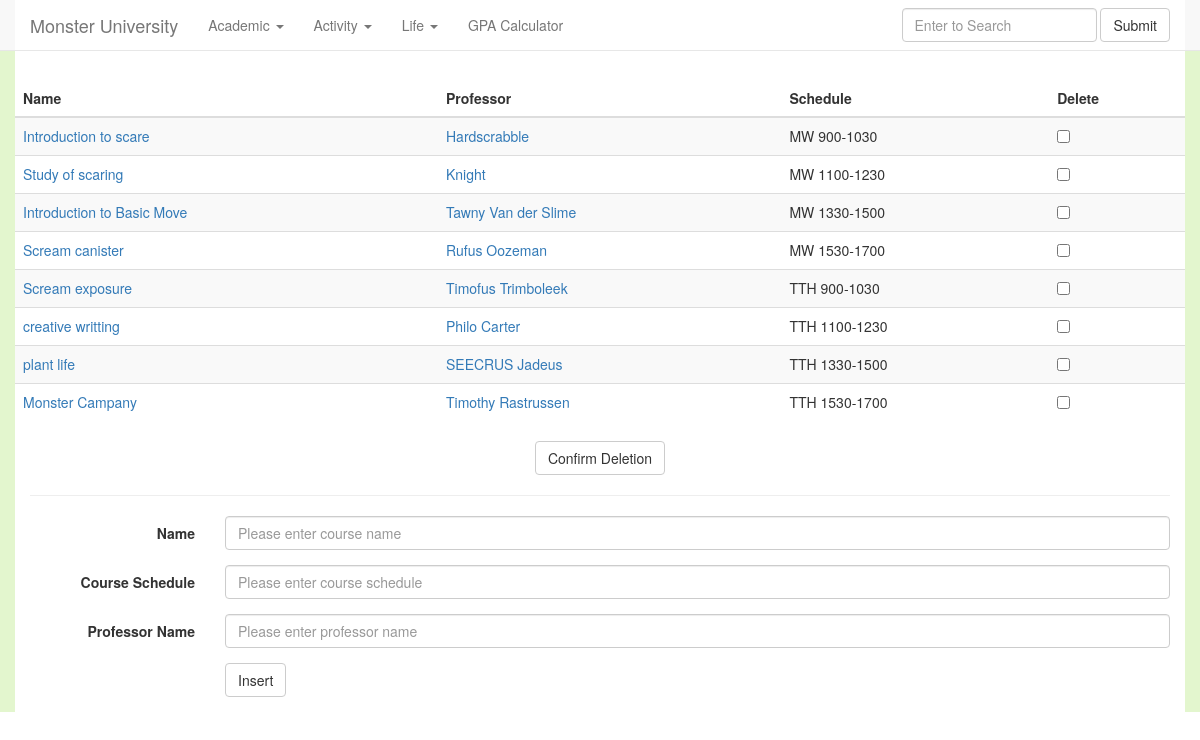
The page /course on the database its author committed.
### tables this page shows
CREATE TABLE "Course" (
	`CourseId`	INTEGER PRIMARY KEY AUTOINCREMENT,
	`Name`	TEXT,
	`ProfessorId`	INTEGER,
	`Schedule`	TEXT
);

CREATE TABLE "Professor" (
	`ProfessorId`	INTEGER,
	`Name`	TEXT,
	`Title`	TEXT,
	`Teaching`	TEXT,
	`Publication`	TEXT,
	`Projects`	TEXT,
	`Research`	TEXT,
	PRIMARY KEY(ProfessorId)
);

### chinook.py (the view)
@app.route('/course')
def show_course():
    courses = g.db.execute('SELECT course.Name,course.schedule,professor.name FROM course,professor where course.professorid = professor.professorid')
    courses = courses.fetchall()
    return render_template('show_courses.html', courses=courses)

### chinook.py (called while the page is built)
def connect_db():
    return sqlite3.connect(app.config['DATABASE'])

@app.before_request
def before_request():
    g.db = connect_db()

@app.teardown_request
def teardown_request(exception):
    db = getattr(g, 'db', None)
    if db is not None:
        db.close()

### templates/show_courses.html (shortened to what this page needs)
<!doctype html>
<html>
<head>
   <link href="http://apps.bdimg.com/libs/bootstrap/3.3.0/css/bootstrap.min.css" rel="stylesheet">
            <link href="http://cdnjs.cloudflare.com/ajax/libs/toastr.js/latest/css/toastr.css" rel="stylesheet"/>
</head>
<body>
    <div style="background-color:#E3F6CE">
  <div class="container" style="background-color:white">
<nav class="navbar navbar-default navbar-fixed-top" role="navigation">
          <div class="container" style="background-color:white">
   <div class="navbar-header">
      <a class="navbar-brand" href="/">Monster University</a>
   </div>
   <div>
      <ul class="nav navbar-nav">
         <li class="dropdown">
            <a href="#" class="dropdown-toggle" data-toggle="dropdown">
               Academic <b class="caret"></b>
            </a>
         </li>
             <li class="dropdown">
            <a href="#" class="dropdown-toggle" data-toggle="dropdown">
               Activity <b class="caret"></b>
            </a>
         </li>
         <li class="dropdown">
            <a href="#" class="dropdown-toggle" data-toggle="dropdown">
               Life <b class="caret"></b>
            </a>
         </li>
          <li><a href="/gpahome">GPA Calculator</a></li>
      </ul>
   </div>
  <link rel="stylesheet" href="http://code.jquery.com/ui/1.11.4/themes/smoothness/jquery-ui.css">
      <form class="navbar-form navbar-right search" action="/search"  method=post role="search">
        <div class="form-group">
          <input type="text" class="form-control" name=searchbox placeholder="Enter to Search" id="search_word">
        </div>
        <button type="submit" value="Search" class="btn btn-default">Submit</button>
      </form>
</div>
</nav>
<div class=page>
  <br><br>  <br><br>
  <form class="form-horizontal" role="form" action="/deletecourse" method=post>
    <div class="form-group">
  <table class="table table-striped">
   <thead>
      <tr>
         <th>Name</th>
         <th>Professor</th>
         <th>Schedule</th>
         <th>Delete</th>
      </tr>
   </thead>
      <tbody>
     {% for course in courses %}
      <tr>
         <td><a href="/course/{{course[0]}}">{{course[0]}}</td>
         <td><a href="/professor/{{course[2]}}">{{course[2]}}</td>
         <td>{{course[1]}}</td>
         <td><input type="checkbox" name=delete value="{{course[0]}}"></td>
    {% endfor %}
   </tbody>
</table>
<div>
  <center>
  <button type="submit" class="btn btn-default">Confirm Deletion</button>
</center>
</div>
</div>
</form>
</div>
<hr>
<div class=page>
<form class="form-horizontal" role="form" action="/addcourse" method=post>
   <div class="form-group">
      <label for="firstname" class="col-sm-2 control-label">Name</label>
      <div class="col-sm-10">
      <input type="text" class="form-control" id="name" name=name
            placeholder="Please enter course name">
      </div>
   </div>
   <div class="form-group">
      <label for="lastname" class="col-sm-2 control-label">Course Schedule</label>
      <div class="col-sm-10">
         <input type="text" class="form-control" id="research" name=research
            placeholder="Please enter course schedule">
      </div>
   </div>
    <div class="form-group">
      <label for="firstname" class="col-sm-2 control-label">Professor Name</label>
      <div class="col-sm-10">
      <input type="text" class="form-control" id="professor" name=professor
            placeholder="Please enter professor name">
      </div>
   </div>
   <div class="form-group">
      <div class="col-sm-offset-2 col-sm-10">
         <button type="submit" class="btn btn-default">Insert</button>
      </div>
   </div>
</form>
</div>
</div>
</body>

### rows shown on the page
Course: Name "Introduction to scare", Name "Hardscrabble", Schedule "MW 900-1030"
Course: Name "Study of scaring", Name "Knight", Schedule "MW 1100-1230"
Course: Name "Introduction to Basic Move", Name "Tawny Van der Slime", Schedule "MW 1330-1500"
Course: Name "Scream canister", Name "Rufus Oozeman", Schedule "MW 1530-1700"
Course: Name "Scream exposure", Name "Timofus Trimboleek", Schedule "TTH 900-1030"
Course: Name "creative writting", Name "Philo Carter", Schedule "TTH 1100-1230"
Course: Name "plant life", Name "SEECRUS Jadeus", Schedule "TTH 1330-1500"
Course: Name "Monster Campany", Name "Timothy Rastrussen", Schedule "TTH 1530-1700"
